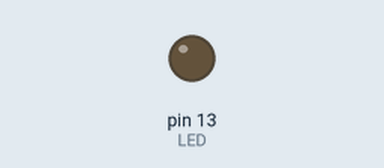
Recording of a sketch running on a simulated Arduino Uno, built with avr-gcc and run on an emulated ATmega328P. Shown: output pins drawn as LEDs (lit = HIGH).

Above: at 0.1 s.
At 127.7 s:
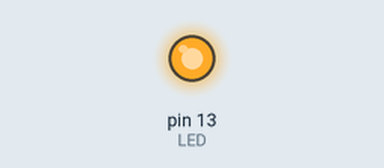
Timing chart, 0 to 129.2 s (numbered marks = the images above):
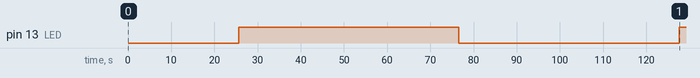

Measured:
- by itself, pin 13 (LED): LOW → HIGH at 25.6 s, → LOW 51.0 s later, → HIGH 51.0 s later

The sketch:

lightfade.ino
```cpp
const int LED = 13;
int brightness = 0;
int fade = 1;

void setup() {
 pinMode(LED, OUTPUT);
}

void loop() {
    analogWrite(LED, brightness);
    brightness = brightness + fade;
    if (brightness >= 255 || brightness <=0) {
      fade = -fade;
    }
    delay(200);

}
```
